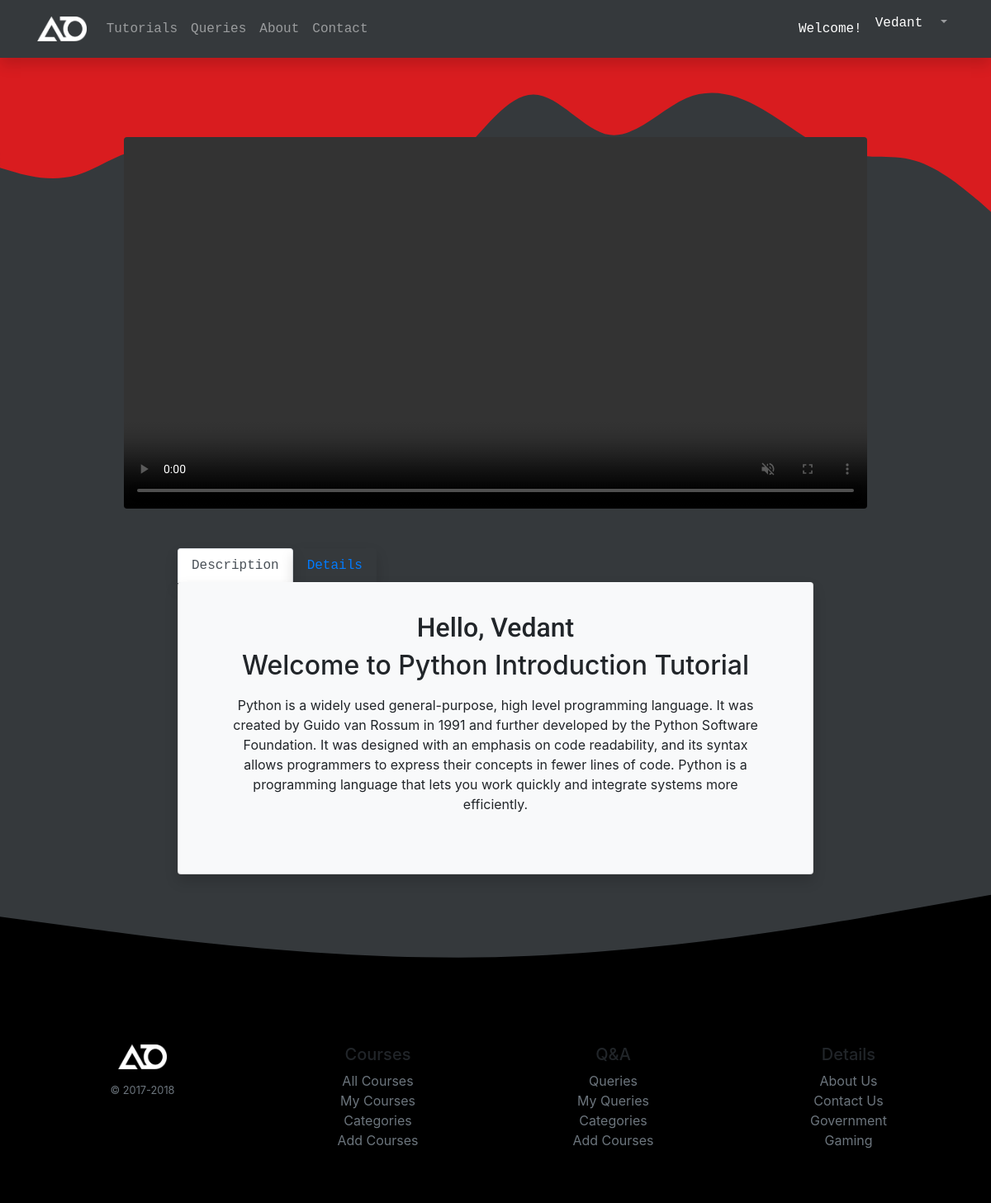
/mycourse/Python Introduction/ (signed in), run on the app's committed database.
### services/models.py (models this page shows, shortened)
class Tutorial(models.Model):
    title = models.CharField(max_length=100,primary_key=True)
    desc =  models.TextField()
    author = models.ForeignKey(User, on_delete=models.CASCADE)
    catego = models.ForeignKey(Category, on_delete=models.CASCADE)
    videofile= models.FileField(upload_to='services/videos',null=True)
    imagefile = models.ImageField(upload_to='services/images',default="")
    price = models.IntegerField()
    timestamp = models.DateTimeField(default=timezone.now)
    approval = models.NullBooleanField()

### services/views.py (the view)
# urls.py: path('mycourse/<str:title>/', views.tutorial, name='tutorial'),
@login_required
def tutorial(request,title):
    if request.user.is_authenticated:
        course = Tutorial.objects.filter(title=title)
        return render(request,'services/tutorials.html',{'course':course})

### services/models.py (called while the page is built)
    def __str__(self):
        return self.name

### templates/services/tutorials.html (shortened to what this page needs)
{% extends 'services/base.html' %}
{% load static %}
{% block body %}
<section>
  {% if user.is_authenticated %}
  {% for i in course %}
  <div class="container col-9" style="position: relative; padding: 8% 0% 0% 0%;">
    <video class="video-fluid z-depth-1 rounded" autoplay loop controls muted>
      <source src="/media/{{i.videofile}}" type="video/mp4" />
    </video>
  </div>
  <div class="container col-lg-8 col-md-8 my-2 rounded mt-5">
    <nav>
      <div class="nav nav-tabs border-bottom-0" id="nav-tab" role="tablist">
        <a class="nav-item nav-link active shadow" id="nav-home-tab" data-toggle="tab" href="#nav-home" role="tab"
          aria-controls="nav-home" aria-selected="true">Description</a>
        <a class="nav-item nav-link shadow" id="nav-profile-tab" data-toggle="tab" href="#nav-profile" role="tab"
          aria-controls="nav-profile" aria-selected="false">Details</a>
      </div>
    </nav>
    <div class="tab-content " id="nav-tabContent">
      <div class="tab-pane fade show active" id="nav-home" role="tabpanel" aria-labelledby="nav-home-tab">
        <div class="card bg-light shadow p-3 border-top-0 ">
          <div class="card-body text-center">
            <h2 class="content title2">Hello, {{user.first_name}}</h2>
            <h2 class="content ">Welcome to {{i.title}} Tutorial</h2>
            <p class="card-body pt-2">{{i.desc}}</p>
          </div>
        </div>
      </div>
    </div>
  </div>
  {% endfor %}
  {% endif %}
</section>
{% endblock body %}

### templates/services/base.html (shortened to what this page needs)
{% load static %}
{% load crispy_forms_tags %}
<html lang="en">
<head>
    <link rel="stylesheet" href="{% static 'services/css/bootstrap.min.css' %}" class="rel">
    <link rel="stylesheet" href="{% static 'services/css/styles.css' %}" class="rel">
    <link rel="stylesheet" href="{% static 'services/css/swiper-bundle.css' %}">
    <link rel="stylesheet" href="{% static 'services/css/swiper-bundle.min.css' %}">
</head>
<body>
    <header>
        <nav class="navbar navbar-expand-lg navbar-dark shadow">
            <div class="container">
                <div class="collapse navbar-collapse text-center" id="navbarTogglerDemo01">
                    <a class="navbar-brand" href="{% url 'index' %}"><img src="{% static 'services/img/2.png'%}"></a>
                    <ul class="navbar-nav mr-auto mt-2 mt-lg-0">
                        <li class="nav-item">
                            <a class="nav-link" href="{% url 'alltutorials' %}">Tutorials</a>
                        </li>
                        <li class="nav-item">
                            <a class="nav-link" href="{% url 'queries' %}">Queries</a>
                        </li>
                        <li class="nav-item">
                            <a class="nav-link" type="button"  data-toggle="modal" data-target="#about">About</a>
                        </li>
                        <li class="nav-item">
                            <a class="nav-link" href="{% url 'contact' %}">Contact</a>
                        </li>
                    </ul>
                    <div>
                        {% if user.is_authenticated %}
                        <ul class="navbar-nav ml-auto">
                            <li class="nav-item nav-link dropdown no-arrow" style="margin-top: 10px;">
                                <h6 class="text-white">Welcome!</h6>
                            </li>
                            <li class="nav-item dropdown">
                                <a class="nav-link dropdown-toggle" href="#" id="userDropdown" role="button"
                                    data-toggle="dropdown" aria-haspopup="true" aria-expanded="false">
                                    <h6 class="mr-2 d-none d-lg-inline text-white">{{user.first_name}}</h6>
                                </a>
                            </li>
                        </ul>
                        {% else %}
                        <a class="btn btn-outline-light m-2 px-3 my-sm-0" type="button"
                            href="{% url 'account_login'%}">LogIn</a>
                        <a class="btn btn-outline-light m-2 px-4 my-sm-0" type="button"
                            href="{% url 'account_signup'%}">Sign Up</a>
                        {% endif %}
                    </div>
                </div>
            </div>
        </nav>
    </header>
    {% block body %}
    {% endblock body%}
    <svg xmlns="http://www.w3.org/2000/svg" viewBox="0 0 1440 180"
        style="position: relative; transform: rotate(180deg);">
        <path fill="#000000" fill-opacity="1"
            d="M0,160L120,138.7C240,117,480,75,720,69.3C960,64,1200,96,1320,112L1440,128L1440,0L1320,0C1200,0,960,0,720,0C480,0,240,0,120,0L0,0Z">
        </path>
    </svg>
    <footer class="">
        <div class="container py-5">
            <div class="row text-center">
                <div class="col-6 col-md">
                    <img class="img-fluid footer-img" src="{% static 'services/img/2.png'%}">
                    <small class="d-block mb-3 text-muted mt-3">© 2017-2018</small>
                </div>
                <div class="col-6 col-md">
                    <h5>Courses</h5>
                    <ul class="list-unstyled text-small">
                        <li><a class="text-muted" href="#">All Courses</a></li>
                        <li><a class="text-muted" href="#">My Courses</a></li>
                        <li><a class="text-muted" href="#">Categories</a></li>
                        <li><a class="text-muted" href="#">Add Courses</a></li>
                    </ul>
                </div>
                <div class="col-6 col-md">
                    <h5>Q&A</h5>
                    <ul class="list-unstyled text-small">
                        <li><a class="text-muted" href="#">Queries</a></li>
                        <li><a class="text-muted" href="#">My Queries</a></li>
                        <li><a class="text-muted" href="#">Categories</a></li>
                        <li><a class="text-muted" href="#">Add Courses</a></li>
                    </ul>
                </div>
                <div class="col-6 col-md">
                    <h5>Details</h5>
                    <ul class="list-unstyled text-small">
                        <li><a class="text-muted" href="#">About Us</a></li>
                        <li><a class="text-muted" href="#">Contact Us</a></li>
                        <li><a class="text-muted" href="#">Government</a></li>
                        <li><a class="text-muted" href="#">Gaming</a></li>
                    </ul>
                </div>
            </div>
        </div>
    </footer>
</body>
</html>

### services/static/services/css/styles.css (style rules this page uses)
body { background-color:#161a1ddc; }
.nav-item { font-family: 'Courier New', Courier, monospace; }
.title2 { font-family: 'Roboto', sans-serif; font-weight: 500; }
header { position: sticky; top: 0; left: 0; width: 100%; z-index: 1000; transition: 0.5s; }
header nav { height: 70px; }
.navbar-brand img { height: 30px; }
footer { background-color: black; }
.video-fluid { width: 100%; height: auto; }
.footer-img { height: 30px; }

### data on the page
Tutorial: title "Python Introduction", desc "Python is a widely used general-purpose, high level programming language. It was created by Guido van Rossum in 1991 and further developed by the Python Software Foundation. It was designed with an emphasis on code readability, and its syntax allows programmers to express their concepts in fewer lines of code. Python is a programming language that lets you work quickly and integrate systems more efficiently."

### other printed values
{{ user.first_name }} "Vedant"
